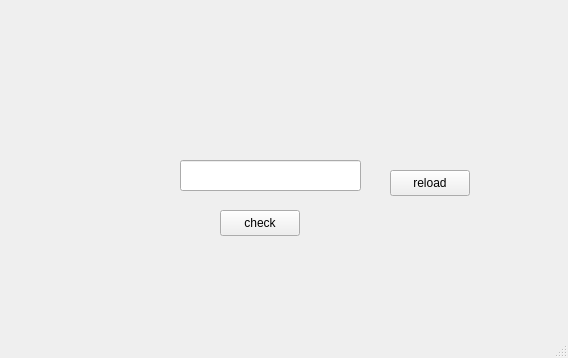
<?xml version="1.0" encoding="UTF-8"?>
<ui version="4.0">
 <class>MainWindow</class>
 <widget class="QMainWindow" name="MainWindow">
  <property name="geometry">
   <rect>
    <x>0</x>
    <y>0</y>
    <width>568</width>
    <height>358</height>
   </rect>
  </property>
  <property name="windowTitle">
   <string>MainWindow</string>
  </property>
  <widget class="QWidget" name="centralwidget">
   <widget class="QPushButton" name="reload">
    <property name="geometry">
     <rect>
      <x>390</x>
      <y>170</y>
      <width>80</width>
      <height>26</height>
     </rect>
    </property>
    <property name="text">
     <string>reload</string>
    </property>
   </widget>
   <widget class="QPushButton" name="check">
    <property name="geometry">
     <rect>
      <x>220</x>
      <y>210</y>
      <width>80</width>
      <height>26</height>
     </rect>
    </property>
    <property name="text">
     <string>check</string>
    </property>
   </widget>
   <widget class="QLineEdit" name="inputtxt">
    <property name="geometry">
     <rect>
      <x>180</x>
      <y>160</y>
      <width>181</width>
      <height>31</height>
     </rect>
    </property>
   </widget>
   <widget class="QLabel" name="imgarea">
    <property name="geometry">
     <rect>
      <x>180</x>
      <y>60</y>
      <width>191</width>
      <height>61</height>
     </rect>
    </property>
    <property name="text">
     <string/>
    </property>
    <property name="pixmap">
     <pixmap>out.jpg</pixmap>
    </property>
    <property name="scaledContents">
     <bool>true</bool>
    </property>
   </widget>
  </widget>
  <widget class="QMenuBar" name="menubar">
   <property name="geometry">
    <rect>
     <x>0</x>
     <y>0</y>
     <width>568</width>
     <height>23</height>
    </rect>
   </property>
  </widget>
  <widget class="QStatusBar" name="statusbar"/>
 </widget>
 <resources/>
 <connections/>
</ui>
